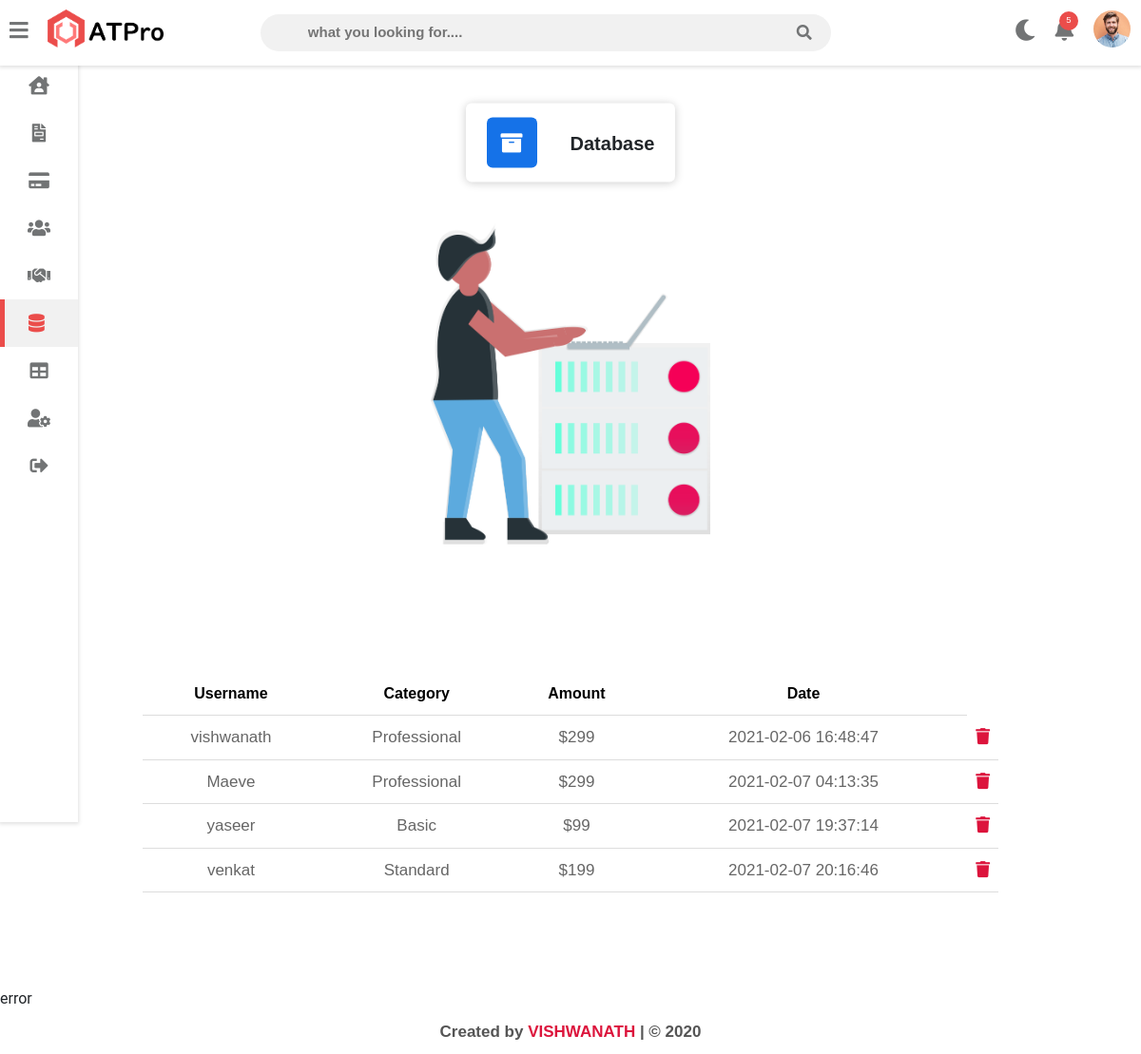
Page /datastore.php on the committed database.
### tables this page shows
CREATE TABLE `payment` (
  `id` int(11) NOT NULL,
  `cardHolder` varchar(1000) NOT NULL,
  `category` varchar(1000) NOT NULL,
  `amount` varchar(1000) NOT NULL,
  `cardNumber` varchar(1000) NOT NULL,
  `expDate` varchar(1000) NOT NULL,
  `expYear` varchar(1000) NOT NULL,
  `cvv` varchar(1000) NOT NULL,
  `date` timestamp NOT NULL DEFAULT current_timestamp()
);

### datastore.php (the view, shortened to what this page needs)
<!DOCTYPE html>
<html lang="en">
<head>
    <link rel="stylesheet" href="assets/css/datastore.css? <?php echo time(); ?>">
    <link rel="stylesheet" href="assets/font/fontawesome/css/all.css">
</head>
<body class="overlay-scrollbar">
    <div class="navbar">
        <ul class="navbar-nav">
            <li class="nav-item">
                <a class="nav-link">
                    <i class="fas fa-bars" onclick="collapseSidebar()"></i>
                </a>
            </li>
            <li class="nav-item">
                <img src="assets/img/AT-pro-black.png" alt="Admin" class="logo logo-light">
            </li>
        </ul>
        <form class="navbar-search">
            <input type="search" name="Search" class="navbar-search-input" placeholder="what you looking for....">
            <i class="fas fa-search"></i>
        </form>
        <ul class="navbar-nav nav-right">
            <li class="nav-item mode">
                <a href="#" class="nav-link" onclick="switchTheme()">
                    <i class="fas fa-moon dark-icon"></i>
                </a>
            </li>
            <li class="nav-item dropdown">
                <a class="nav-link">
                    <i class="fas fa-bell dropdown-toggle" data-toggle="notification-menu"></i>
                    <span class="navbar-badge">5</span>
                </a>
            </li>
            <li class="nav-item avt-wrapper">
                <div class="avt dropdown" style="max-width: 300px;">
                    <img src="assets/img/profile2.jpg" alt="User profile" class="dropdown-toggle" data-toggle="user-menu">
                </div>
            </li>
        </ul>
    </div>
    <div class="sidebar">
        <ul class="sidebar-nav">
            <li class="sidebar-nav-item">
                <a href="admin.php" class="sidebar-nav-link ">
                    <div><i class="fas fa-house-user"></i></div>
                </a>
            </li>
            <li class="sidebar-nav-item">
                <a href="invoice.php" class="sidebar-nav-link">
                    <div><i class="fas fa-file-invoice"></i></div>
                </a>
            </li>
            <li class="sidebar-nav-item">
                <a href="payment.php" class="sidebar-nav-link">
                    <div><i class="fas fa-credit-card"></i></div>
                </a>
            </li>
            <li class="sidebar-nav-item">
                <a href="team.php" class="sidebar-nav-link">
                    <div><i class="fas fa-users"></i></div>
                </a>
            </li>
            <li class="sidebar-nav-item">
                <a href="partner.php" class="sidebar-nav-link">
                    <div><i class="fas fa-handshake"></i></div>
                </a>
            </li>
            <li class="sidebar-nav-item">
                <a href="#" class="sidebar-nav-link active">
                    <div><i class="fas fa-database"></i></div>
                </a>
            </li>
            <li class="sidebar-nav-item">
                <a href="form.php" class="sidebar-nav-link">
                    <div><i class="fas fa-table"></i></div>
                </a>
            </li>
            <li class="sidebar-nav-item">
                <a href="setting.php" class="sidebar-nav-link">
                    <div><i class="fas fa-user-cog"></i></div>
                </a>
            </li>
            <li class="sidebar-nav-item">
                <a href="index.php" class="sidebar-nav-link">
                    <div><i class="fas fa-sign-out-alt"></i></div>
                </a>
            </li>
        </ul>
    </div>
    <section class="card">
        <div class="max-width">
            <div class="card-box-1">
                <i class="fas fa-archive" style="margin-right: 35px;"></i>
                <div>
                    <h3>Database</h3>
                </div>
            </div>
        </div>
    </section>
    <section class="user-img" style="text-align: center; margin-top:70px">
        <img src="assets/img/database.png" alt="user-image" style="width:400px;">
    </section>
    <?php
    include "database.php";
    $sql2 = "SELECT * FROM payment";
    $query2 = mysqli_query($con, $sql2);
    $result2 = mysqli_fetch_all($query2, MYSQLI_ASSOC);
    ?>
    <table>
        <tr>
            <th>Username</th>
            <th>Category</th>
            <th>Amount</th>
            <th>Date</th>
        </tr>
        <?php foreach ($result2 as $result2) : ?>
            <tr>
                <td>
                    <?php echo $result2['cardHolder']; ?>
                </td>
                <td>
                    <?php echo $result2['category']; ?>
                </td>
                <td>
                    <?php echo $result2['amount']; ?>
                </td>
                <td>
                    <?php echo $result2['date']; ?>
                </td>
                <td>
                    <a href="datastore.php?delete=<?php echo $result2['id']; ?>"><i class="fas fa-trash"></i></a>
                </td>
            </tr>
        <?php endforeach; ?>
    </table>
    <?php
    if (isset($_GET['delete'])) {
        $id = $_GET['delete'];
        $mysqli = (" DELETE FROM payment WHERE id = '$id'");
        $query1 = mysqli_query($con, $mysqli);
    } else {
        echo "error";
    }
    ?>
    <footer>
        <p>Created by <a href="partner.php">VISHWANATH</a> | © 2020</p>
    </footer>
</body>
</html>

### rows in the picture
payment: cardHolder "vishwanath", category "Professional", amount "$299", date "2021-02-06 16:48:47"
payment: cardHolder "Maeve", category "Professional", amount "$299", date "2021-02-07 04:13:35"
payment: cardHolder "yaseer", category "Basic", amount "$99", date "2021-02-07 19:37:14"
payment: cardHolder "venkat", category "Standard", amount "$199", date "2021-02-07 20:16:46"
